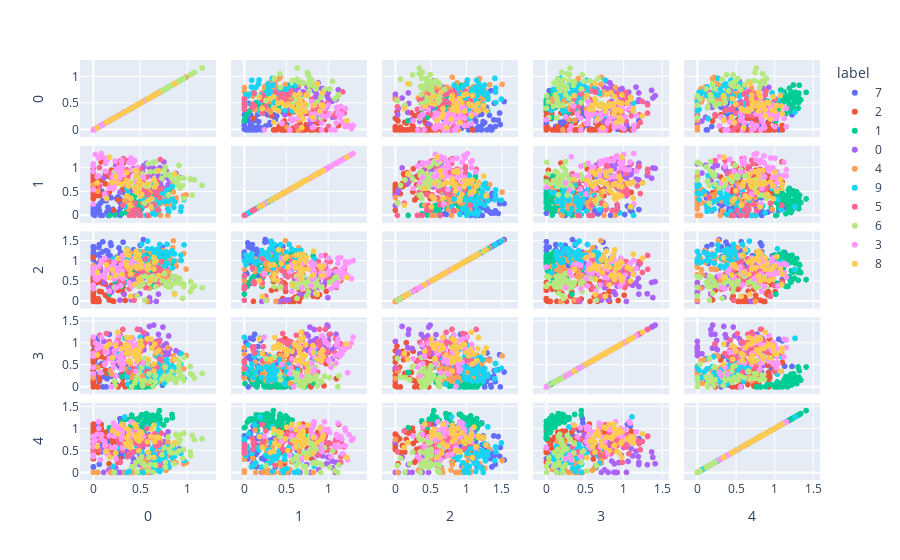

This figure's notebook cell:
### Markdown cell above
Vamos apresentar os dados em alguns ```Scatter Plots```

### Code cell
import plotly.express as px

fig = px.scatter_matrix(valores, dimensions=list(valores.drop(columns=['label']).keys()), color='label')
fig.show()
